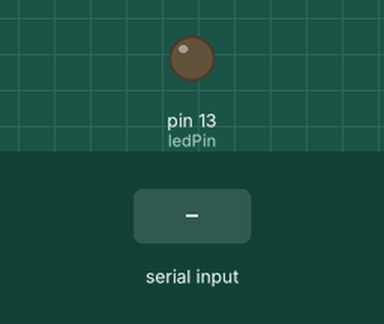
Simulated run of this sketch. Board: Arduino Uno, built with avr-gcc and run on an emulated ATmega328P. Shown: output pins drawn as LEDs (lit = HIGH). The inputs (shaded band) are chosen by the test bench.

Above: at 1.2 s.
1.3 s: "AT+\n" received over Serial
At 1.8 s:
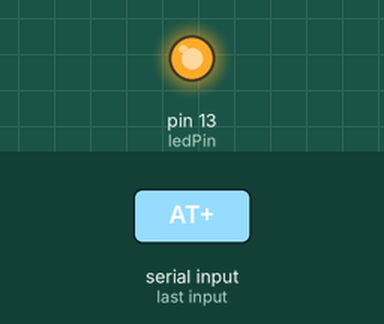
2.8 s: "AT+90\n" received over Serial
At 4.0 s:
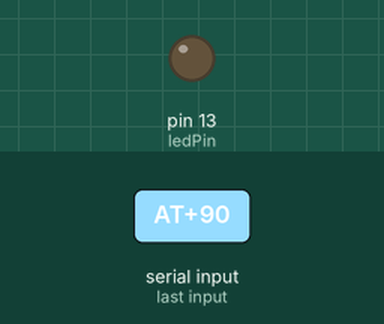
4.3 s: "AT+,45\n" received over Serial
At 5.4 s:
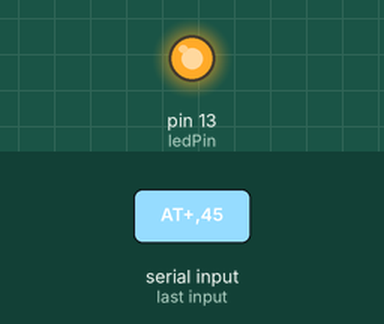
Timing chart, 0 to 7.3 s (numbered marks = the images above; inputs shaded):
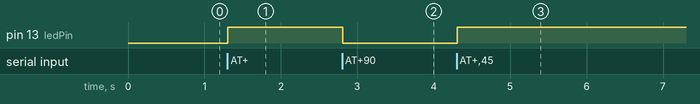

Measured:
- after the input at 1.3 s, pin 13 (ledPin): LOW → HIGH at once
- after the input at 2.8 s, pin 13 (ledPin): HIGH → LOW at once
- after the input at 4.3 s, pin 13 (ledPin): LOW → HIGH at once

The sketch:

Lab1_t2.ino
```cpp
const int ledPin = 13;

bool ledState = false;

String commandBuffer = "";

void setup() {
  Serial.begin(9600);

  pinMode(ledPin, OUTPUT);

  digitalWrite(ledPin, LOW);
}

void loop() {
  if (Serial.available()) {
    char receivedChar = Serial.read(); // Читаем символ из последовательного порта
    if (receivedChar == '\n') { // Если получен символ новой строки
      if (commandBuffer.startsWith("AT+")) { // Проверяем, начинается ли команда с "AT+"
        String numberString = commandBuffer.substring(3); // Получаем число из команды
        int number = numberString.toInt(); // Преобразуем строку в число
        if (number % 10 == 0) { // Проверяем, является ли число кратным 10
          ledState = !ledState;
          // Установка состояния светодиода
          digitalWrite(ledPin, ledState ? HIGH : LOW);
        }
      }
      commandBuffer = ""; // Очищаем буфер для следующей команды
    } else {
      commandBuffer += receivedChar; // Добавляем принятый символ в буфер
    }
  }
}
```
